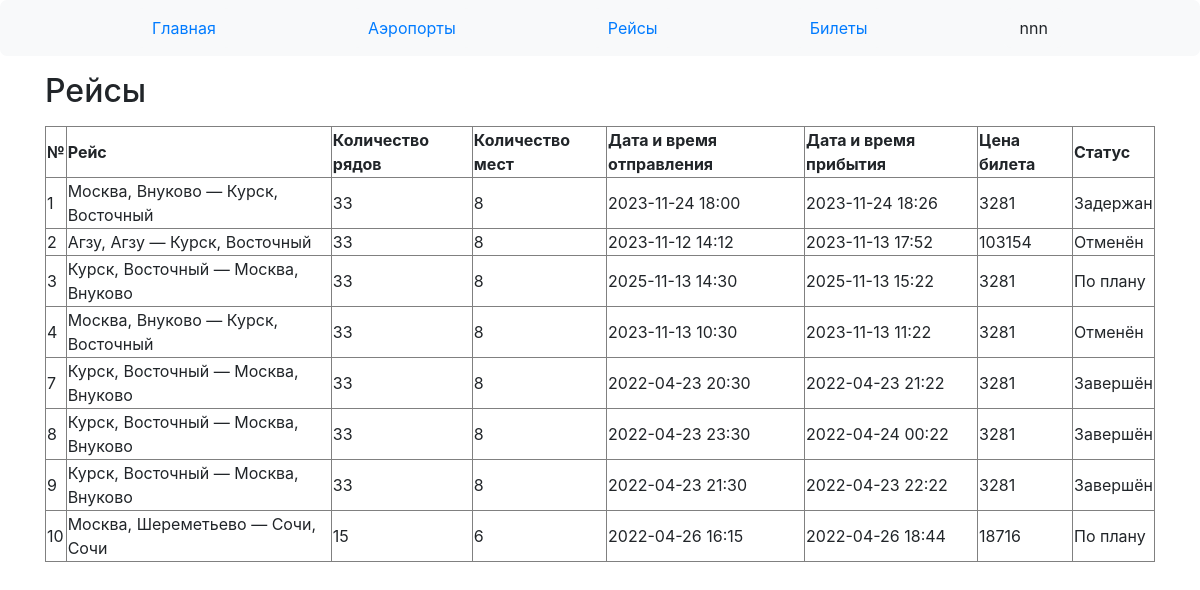
Screenshot of /client/flights (signed in) with the database file from the repository.
### data/users.py (models this page shows, shortened)
class User(SqlAlchemyBase, UserMixin):
    __tablename__ = 'Users'
    id = sa.Column(sa.Integer, primary_key=True, autoincrement=True, unique=True, nullable=False)
    name = sa.Column(sa.String, nullable=False)
    email = sa.Column(sa.String, unique=True, nullable=False)
    hashed_password = sa.Column(sa.String, nullable=False)
    is_manager = sa.Column(sa.Boolean, nullable=False)

### data/flights.py (models this page shows)
class Flight(SqlAlchemyBase):
    __tablename__ = 'Flights'
    id = sa.Column(sa.Integer, primary_key=True, autoincrement=True, unique=True, nullable=False)
    dept_airport_id = sa.Column(sa.Integer, sa.ForeignKey('Airports.id'), nullable=False)
    dest_airport_id = sa.Column(sa.Integer, sa.ForeignKey('Airports.id'), nullable=False)
    plane_id = sa.Column(sa.Integer, sa.ForeignKey('Planes.id'), nullable=False)
    dept_datetime = sa.Column(sa.DateTime, nullable=False)
    dest_datetime = sa.Column(sa.DateTime, nullable=False)
    price = sa.Column(sa.Integer, nullable=False)
    status_id = sa.Column(sa.Integer, sa.ForeignKey('Statuses.id'), nullable=False)

### data/airports.py (models this page shows)
class Airport(SqlAlchemyBase):
    __tablename__ = 'Airports'
    id = sa.Column(sa.Integer, primary_key=True, autoincrement=True, unique=True, nullable=False)
    name = sa.Column(sa.String, nullable=False)
    city = sa.Column(sa.String, nullable=False)

### data/planes.py (models this page shows)
class Plane(SqlAlchemyBase):
    __tablename__ = 'Planes'
    id = sa.Column(sa.Integer, primary_key=True, autoincrement=True, unique=True, nullable=False)
    name = sa.Column(sa.String, unique=True, nullable=False)
    rows_num = sa.Column(sa.Integer, nullable=False)
    columns_num = sa.Column(sa.Integer, nullable=False)
    flight_cost_per_1000_km = sa.Column(sa.Integer, nullable=False)
    average_speed = sa.Column(sa.Integer, nullable=False)

### data/statuses.py (models this page shows)
class Status(SqlAlchemyBase):
    __tablename__ = 'Statuses'
    id = sa.Column(sa.Integer, primary_key=True, autoincrement=True, unique=True, nullable=False)
    name = sa.Column(sa.String, unique=True, nullable=False)

### main.py (the view)
@app.route('/client/flights')
def client_flights():
    update_flights_status()
    db_sess = db_session.create_session()
    update_flights_status()
    return render_template('client_flights.html',
                           dept_airports=db_sess.query(airports.Airport)
                           .join(flights.Flight, flights.Flight.dept_airport_id == airports.Airport.id),
                           dest_airports=db_sess.query(airports.Airport)
                           .join(flights.Flight, flights.Flight.dest_airport_id == airports.Airport.id),
                           table=db_sess.query(flights.Flight, planes.Plane, statuses.Status).filter(
                               flights.Flight.plane_id == planes.Plane.id,
                               flights.Flight.status_id == statuses.Status.id))

### data/db_session.py (called while the page is built)
def create_session() -> Session:
    global __factory
    return __factory()

### main.py (called while the page is built)
def update_flights_status():
    ZERO_TD = datetime.timedelta(minutes=0)
    BOARDING_TD = datetime.timedelta(minutes=40)
    db_sess = db_session.create_session()
    now = datetime.datetime.now()
    status_query = db_sess.query(statuses.Status)
    for flight, status in db_sess.query(flights.Flight, statuses.Status).filter(
            flights.Flight.status_id == statuses.Status.id).all():
        if status.name in ('Отменён', 'Завершён'):
            continue
        if flight.dest_datetime < now:
            flight.status_id = status_query.filter(statuses.Status.name == 'Завершён').first().id
        elif ZERO_TD < flight.dept_datetime - now < BOARDING_TD:
            flight.status_id = status_query.filter(statuses.Status.name == 'Посадка').first().id
    db_sess.commit()

@login_manager.user_loader
def load_user(user_id):
    db_sess = db_session.create_session()
    return db_sess.query(User).get(user_id)

### templates/client_flights.html (shortened to what this page needs)
{% extends "base_client.html" %}
{% block content %}
<p><h2>Рейсы</h2><p>
    <table border="">
        <tr>
            <td><b>№</b></td>
            <td><b>Рейс</b></td>
            <td><b>Количество рядов</b></td>
            <td><b>Количество мест</b></td>
            <td><b>Дата и время отправления</b></td>
            <td><b>Дата и время прибытия</b></td>
            <td><b>Цена билета</b></td>
            <td><b>Статус</b></td>
        </tr>
        {% for flight, plane, status in table.all() %}
        <tr>
            {% set i = loop.index0 %}
            <td>{{ flight.id }}</td>
            <td>{{ dept_airports[i].city }}, {{ dept_airports[i].name }} —
                {{ dest_airports[i].city }}, {{ dest_airports[i].name }}</td>
            <td>{{ plane.rows_num }}</td>
            <td>{{ plane.columns_num }}</td>
            <td>{{ ':'.join(flight.dept_datetime.__str__().split(':')[:-1]) }}</td>
            <td>{{ ':'.join(flight.dest_datetime.__str__().split(':')[:-1]) }}</td>
            <td>{{ flight.price }}</td>
            <td>{{ status.name }}</td>
        </tr>
        {% endfor %}
    </table>
{% endblock %}

### templates/base.html (shortened to what this page needs)
<!doctype html>
<html lang="en">
<head>
    <link rel="stylesheet"
          href="https://stackpath.bootstrapcdn.com/bootstrap/4.4.1/css/bootstrap.min.css"
>
</head>
<body>
<header>
    <nav class="navbar navbar-light bg-light">
        {% if current_user.is_authenticated %}
            {% block header %}{% endblock %}
            <div class="dropdown navbar navbar-light bg-light">
                <a class="dropbtn">{{ current_user.name }}</a>
            </div>
        {% endif %}
    </nav>
</header>
<main role="main" class="container">
    {% block content %}{% endblock %}
</main>
</body>
</html>

### templates/base.html (style rules this page uses)
.navbar { margin-left: 0; margin-right: 0; display: flex; justify-content: space-evenly; border-radius: 7px; }
.dropdown { display: inline-block; }

### rows the page displays
User: name "nnn"
Flight: id "1", rows_num "33", columns_num "8", dept_datetime "2023-11-24 18:00", dest_datetime "2023-11-24 18:26", price "3281", name "Задержан"
Airport: city "Москва", name "Внуково"
Airport: city "Курск", name "Восточный"
Flight: id "2", rows_num "33", columns_num "8", dept_datetime "2023-11-12 14:12", dest_datetime "2023-11-13 17:52", price "103154", name "Отменён"
Airport: city "Агзу", name "Агзу"
Flight: id "3", rows_num "33", columns_num "8", dept_datetime "2025-11-13 14:30", dest_datetime "2025-11-13 15:22", price "3281", name "По плану"
Flight: id "4", rows_num "33", columns_num "8", dept_datetime "2023-11-13 10:30", dest_datetime "2023-11-13 11:22", price "3281", name "Отменён"
Flight: id "7", rows_num "33", columns_num "8", dept_datetime "2022-04-23 20:30", dest_datetime "2022-04-23 21:22", price "3281", name "Завершён"
Flight: id "8", rows_num "33", columns_num "8", dept_datetime "2022-04-23 23:30", dest_datetime "2022-04-24 00:22", price "3281", name "Завершён"
Flight: id "9", rows_num "33", columns_num "8", dept_datetime "2022-04-23 21:30", dest_datetime "2022-04-23 22:22", price "3281", name "Завершён"
Flight: id "10", rows_num "15", columns_num "6", dept_datetime "2022-04-26 16:15", dest_datetime "2022-04-26 18:44", price "18716", name "По плану"
Airport: city "Москва", name "Шереметьево"
Airport: city "Сочи", name "Сочи"
